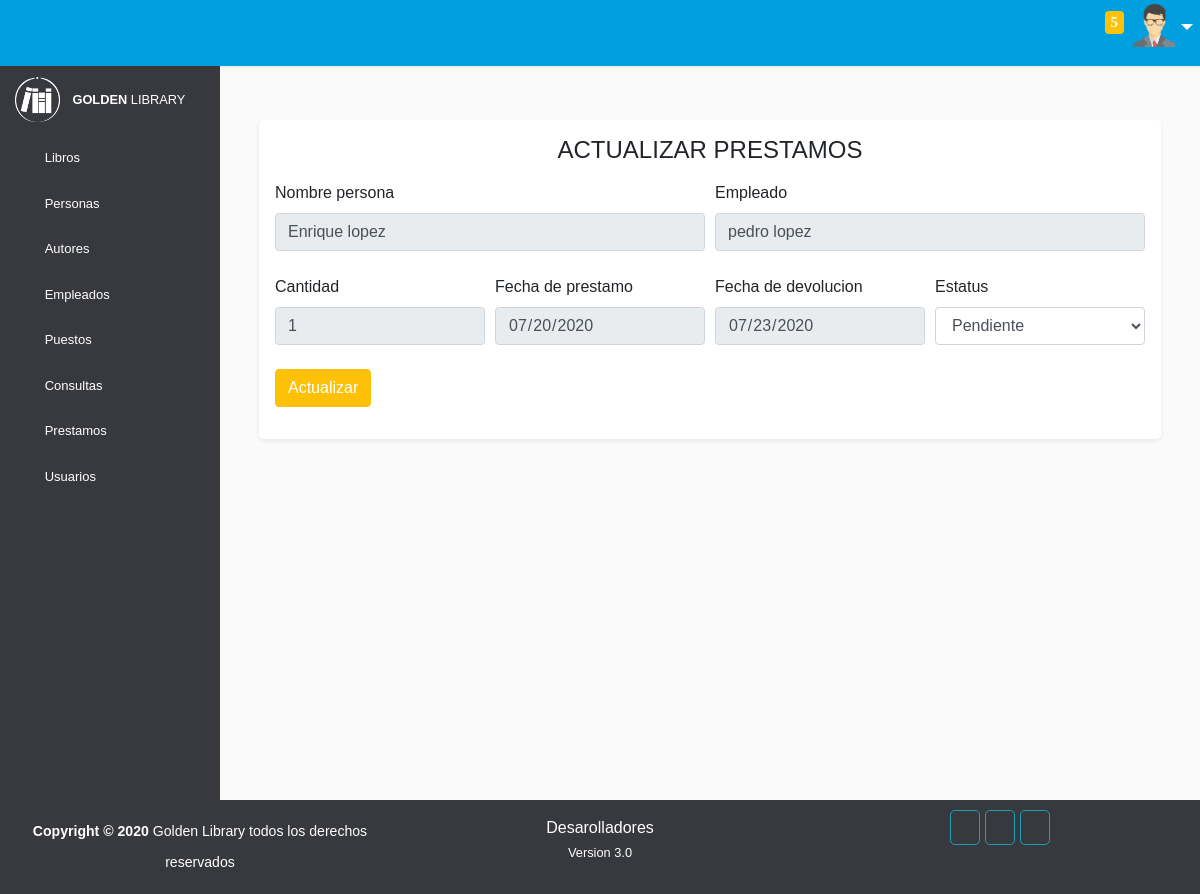
The page /prestamos/modificar_prestamos.php?id=2 (signed in) on the database its author committed.
### tables this page shows
CREATE TABLE IF NOT EXISTS `libros` (
  `Id_libro` int(11) NOT NULL AUTO_INCREMENT,
  `Titulo` varchar(50) NOT NULL,
  `Copias` int(1) NOT NULL,
  `Editorial` varchar(30) NOT NULL,
  `Fecha_edicion` date DEFAULT NULL,
  `Categoria` varchar(30) NOT NULL,
  `Estante` int(1) NOT NULL,
  `Activo` int(1) NOT NULL DEFAULT '1',
  PRIMARY KEY (`Id_libro`)
);

CREATE TABLE IF NOT EXISTS `personas` (
  `Id_persona` int(11) NOT NULL AUTO_INCREMENT,
  `Nombre` varchar(40) NOT NULL,
  `Barrio` varchar(16) NOT NULL,
  `Calle` varchar(16) NOT NULL,
  `Numero` int(3) unsigned DEFAULT NULL,
  `Estado` varchar(18) NOT NULL,
  `Ciudad` varchar(18) NOT NULL,
  `Sexo` varchar(9) NOT NULL,
  `Fecha_nacimiento` date NOT NULL,
  `Telefono` varchar(10) NOT NULL,
  `Correo` varchar(50) DEFAULT NULL,
  `Activo` int(1) NOT NULL DEFAULT '1',
  PRIMARY KEY (`Id_persona`)
);

CREATE TABLE IF NOT EXISTS `prestamos` (
  `Id_prestamo` int(11) NOT NULL AUTO_INCREMENT,
  `Id_empleado` int(11) NOT NULL,
  `Id_persona` int(11) NOT NULL,
  `Cantidad` int(1) NOT NULL,
  `Identificacion` varchar(20) NOT NULL,
  `Fecha_prestamo` date NOT NULL,
  `Fecha_devolucion` date NOT NULL,
  `Estatus` varchar(9) NOT NULL,
  PRIMARY KEY (`Id_prestamo`),
  KEY `FK__empleados` (`Id_empleado`),
  KEY `FK_prestamos_personas` (`Id_persona`),
  CONSTRAINT `FK__empleados` FOREIGN KEY (`Id_empleado`) REFERENCES `empleados` (`Id_empleado`),
  CONSTRAINT `FK_prestamos_personas` FOREIGN KEY (`Id_persona`) REFERENCES `personas` (`Id_persona`)
);

### prestamos/modificar_prestamos.php (the view, shortened to what this page needs)
<!DOCTYPE html>
<html>
<head>
    <link rel="stylesheet" type="text/css" href="../vendor/bootstrap/css/bootstrap.min.css">
    <link rel="stylesheet" href="../vendor/bootstrap/css/style.css">
    <link rel="stylesheet" type="text/css" href="../icofont/icofont.min.css">
    <link rel="stylesheet" type="text/css" href="../vendor/bootstrap/css/sweetalert.css">
</head>
<body>
    <div class="wrapper">
        <nav id="sidebar">
            <div class="sidebar-header">
                <img width="45" height="45" src="../images/logo.png" alt="">
                <small><b class="ml-2">GOLDEN </b>LIBRARY</small>
            </div>
            <ul class="list-unstyled components">
                <li class="">
                    <a href="#homeSubmenu" data-toggle="collapse" aria-expanded="false" class="dropdown-toggle"><span class="icofont-library mr-3 h4 text-white"></span>Libros<i class="icofont-rounded-down text-white"></i></a>
                </li>
                <li class="">
                    <a href="#pageSubmenu" data-toggle="collapse" aria-expanded="false" class="dropdown-toggle"><span class="icofont-people mr-3 h4 text-white"></span>Personas<i class="icofont-rounded-down text-white"></i></a>
                </li>
                <li class="">
                    <a href="#autoresSubmenu" data-toggle="collapse" aria-expanded="false" class="dropdown-toggle"><span class="icofont-read-book-alt mr-3 h4 text-white"></span>Autores<i class="icofont-rounded-down text-white"></i></a>
                </li>
                <li class="">
                    <a href="#empleadosSubmenu" data-toggle="collapse" aria-expanded="false" class="dropdown-toggle"><span class="icofont-business-man mr-3 h4 text-white"></span>Empleados<i class="icofont-rounded-down text-white"></i></a>
                </li>
                <li class="">
                    <a href="#puestoSubmenu" data-toggle="collapse" aria-expanded="false" class="dropdown-toggle"><span class="icofont-tick-boxed mr-3 h4 text-white"></span>Puestos<i class="icofont-rounded-down text-white"></i></a>
                </li>
                <li class="">
                    <a href="#consultaSubmenu" data-toggle="collapse" aria-expanded="false" class="dropdown-toggle"><span class="icofont-learn mr-3 h4 text-white"></span>Consultas<i class="icofont-rounded-down text-white"></i></a>
                </li>
                <li class="">
                    <a href="#prestamoSubmenu" data-toggle="collapse" aria-expanded="false" class="dropdown-toggle"><span class="icofont-paper mr-3 h4 text-white"></span>Prestamos<i class="icofont-rounded-down text-white"></i></a>
                </li>
                <li class="">
                    <a href="#userSubmenu" data-toggle="collapse" aria-expanded="false" class="dropdown-toggle"><span class="icofont-users-alt-4 mr-3 h4 text-white"></span>Usuarios<i class="icofont-rounded-down text-white"></i></a>
                </li>
            </ul>
        </nav>
        <div class="menu">
            <nav style="background-color:#00A0DE" class="p-2 navbar navbar-expand-lg navbar-light">
                <div class="container-fluid">
                    <a href="#"><span id="sidebarCollapse" class="text-white h3 icofont-navigation-menu"></span></a>
                    <div class="ml-3 text-center text-white">
                    </div>
                    <div class="collapse navbar-collapse" id="navbarSupportedContent">
                        <ul class="nav navbar-nav ml-auto">
                            <li class="nav-item">
                                <a data-toggle="modal" data-target="#exampleModalScrollable1" class="text-white h5 nav-link" href="#" title="Nuestra empresa"><i class="mr-2 icofont-building-alt"></i></a>
                            </li>
                            <li class="nav-item">
                                <a data-toggle="modal" data-target="#exampleModalScrollable" class="text-white h5 nav-link" href="#" title="Contactanos"><i class="mr-2 icofont-search-map"></i></a>
                            </li>
                            <li class="nav-item">
                                <a class="text-white h5 nav-link" href="../inicio.php"><i class="icofont-ui-home" title="Inicio"></i></a>
                            </li>
                            <li class="nav-item">
                                <a href="pendientes.php" class="text-white h5 nav-link" href="#"><i class="icofont-notification" title="Notificaciones"><span style="position: relative; top: -8px;" class="bg-warning badge count">
                                      <?php
                                        require_once("../conexion/conexion.php");
                                        $buscar_pend="SELECT COUNT(Id_prestamo) AS numero FROM prestamos WHERE Fecha_devolucion<NOW() AND Estatus='Pendiente'";
                                        $confirmar=$conexion->query($buscar_pend);
                                        $rows=$confirmar->fetch_assoc();
                                        echo $rows['numero'];;
                                        ?>
                                </span></i></a>
                            </li>
                            <li class="nav-item">
                                <div class="btn-group">
                                  <button type="button" id="perfil" class="btn dropdown-toggle" data-toggle="dropdown" aria-haspopup="true" aria-expanded="false">
                                    <img width="43" height="43" src="../images/user.png" alt="">
                                  </button>
                            </div>
                            </li>
                        </ul>
                    </div>
                </div>
            </nav>
        </div>
        <div class="container">
            <br><br><br><br>
            <div class="">
                <?php
                    $id=$_REQUEST['id'];
                    require_once("../conexion/conexion.php");
                    $query="SELECT prestamos.Id_prestamo,personas.Nombre,prestamos.Cantidad,prestamos.Identificacion,
                                prestamos.Fecha_prestamo,prestamos.Fecha_devolucion,libros.Titulo,detalle.Descripcion,
                                prestamos.Estatus FROM libros,prestamos,detalle,personas WHERE
                                prestamos.Id_persona=personas.Id_persona AND libros.Id_libro=detalle.Id_libro AND
                                prestamos.Id_prestamo=detalle.Id_prestamo AND prestamos.Id_prestamo=$id";
                    $resultado=$conexion->query($query);
                    $fila=$resultado->fetch_assoc();
                    $query1="SELECT personas.Nombre FROM empleados,prestamos,personas WHERE empleados.Id_persona=personas.Id_persona AND prestamos.Id_empleado=empleados.Id_empleado AND prestamos.Id_prestamo=$id";
                    $resultado1=$conexion->query($query1);
                    $fila1=$resultado1->fetch_assoc();
                 ?>
                <form class="p-4 needs-validation" action="realizar_edicion.php?id=<?php echo $fila['Id_prestamo'] ?>" method="POST" novalidate>
                  <div class="bg-white bg-white rounded-lg shadow-sm p-3">
                    <center><label for=""><h4>ACTUALIZAR PRESTAMOS</h4></label></center>
                    <div class="form-row">
                      <div class="col-sm-12 col-md-6 col-lg-6 mb-4">
                        <label for="validationCustom01">Nombre persona</label>
                        <input type="text" class="form-control" readonly value="<?php echo $fila['Nombre']; ?>">
                      </div>
                      <div class="col-sm-12 col-md-6 col-lg-6 mb-4">
                        <label for="validationCustom02">Empleado</label>
                        <input type="text" class="form-control" readonly value="<?php echo $fila1['Nombre']; ?>">
                      </div>
                    </div>
                    <div class="form-row">
                        <div class="col-sm-6 col-md-6 col-lg-3 mb-4">
                            <label for="validationCustom01">Cantidad</label>
                            <input type="number" class="form-control" readonly value="<?php echo $fila['Cantidad']; ?>">
                        </div>
                        <div class="col-sm-6 col-md-6 col-lg-3 mb-3">
                        <label for="validationCustom05">Fecha de prestamo</label>
                        <input type="date" class="form-control" readonly value="<?php echo $fila['Fecha_prestamo']; ?>">
                      </div>
                      <div class="col-sm-6 col-md-6 col-lg-3 mb-3">
                        <label for="validationCustom05">Fecha de devolucion</label>
                        <input type="date" class="form-control" readonly value="<?php echo $fila['Fecha_devolucion']; ?>">
                      </div>
                      <div class="col-sm-6 col-md-6 col-lg-3 mb-3">
                        <label for="validationCustom09">Estatus</label>
                        <select class="form-control" id="validationCustom09" required name="estatus">
                        <option value="<?php echo $fila['Estatus'] ?>"><?php echo $fila['Estatus'] ?></option>
                    </select>
                      </div>
                    </div>
                    <button class="btn btn-warning text-white mb-3" type="submit" name="registrar">Actualizar</button>
                  </div>
                  <br>
                </form>
            </div>
          <br>
          </div>
    </div>
    <footer class=" ">
        <div class="container-fluid text-center">
            <div class="row">
                <div class="col-md-4">
                    <p class="text-white pt-3"><small><b>Copyright &copy; 2020 </b>Golden Library todos los derechos reservados</small></p>
                </div>
                <div class="col-md-4 text-white mt-3 mb-2">
                    <div class="contaiter">
                        <a href="../conexion/desarolladores.php">Desarolladores</a>
                        <br>
                        <small>Version 3.0</small>
                    </div>
                </div>
                <div class="col-md-4 text-white mt-3 mb-2">
                    <div class="container">
                        <div class="d-inline">
                            <a href="" class="rounded-lg border border-info pt-2 p-2"><span class="icofont-facebook text-white h6"></span></a>
                        </div>
                        <div class="d-inline">
                            <a href="" class="rounded-lg border border-info pt-2 p-2"><span class="icofont-brand-whatsapp text-white h6"></span></a>
                        </div>
                        <div class="d-inline">
                            <a href="" class="rounded-lg border border-info pt-2 p-2"><span class="icofont-instagram text-white h6"></span></a>
                        </div>
                    </div>
                </div>
            </div>
        </div>
    </footer>
</body>
</html>

### rows shown on the page
libros: Nombre "Enrique lopez", Cantidad "1", Fecha_prestamo "07/20/2020", Fecha_devolucion "07/23/2020", estatus "Pendiente"
personas: Nombre "pedro lopez"

### other values the page prints
$rows['numero'] "5"
